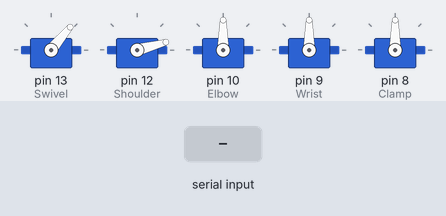
The sketch below on a simulated Arduino Uno, built with avr-gcc and run on an emulated ATmega328P. On the bench: 5 × servo. The inputs (shaded band) are chosen by the test bench.

Above: at 1.2 s.
1.3 s: "1" received over Serial
At 2.5 s:
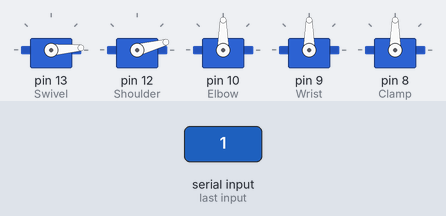
2.8 s: "4" received over Serial
At 3.7 s:
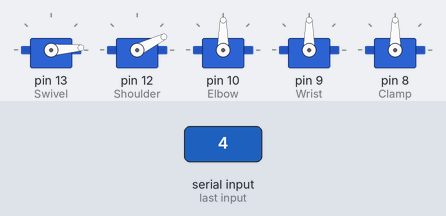
4.3 s: "5" received over Serial
At 4.8 s:
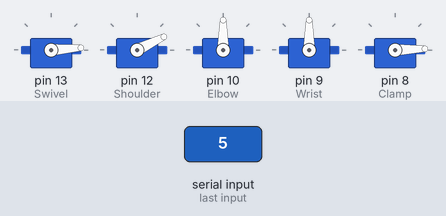
5.8 s: "3" received over Serial
At 7.0 s:
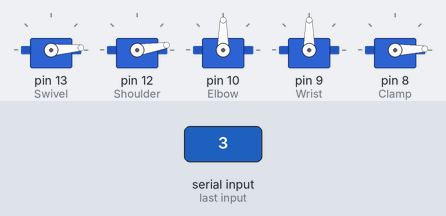
7.3 s: "7" received over Serial
At 8.3 s:
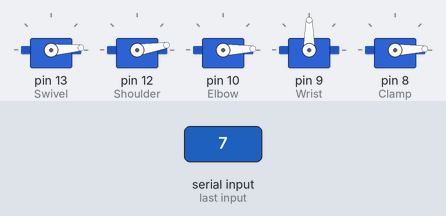
8.8 s: "9" received over Serial
At 9.4 s:
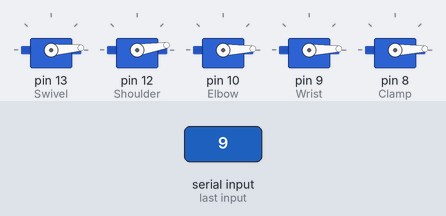
Timing chart, 0 to 11.3 s (numbered marks = the images above; inputs shaded):
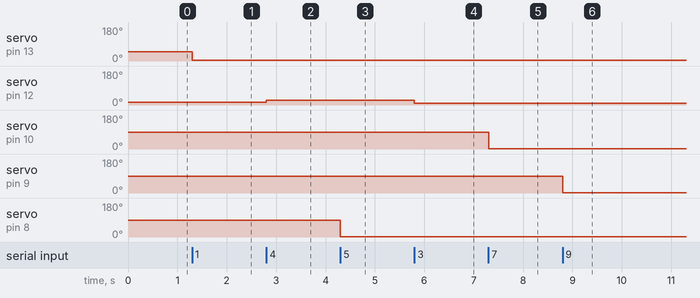

Measured:
- after the input at 1.3 s, servo on pin 13 (Swivel): 50° → 4° at once
- after the input at 2.8 s, servo on pin 12 (Shoulder): 15° → 26° at once
- after the input at 4.3 s, servo on pin 8 (Clamp): 90° → 2° at once
- after the input at 5.8 s, servo on pin 12 (Shoulder): 26° → 9° at once
- after the input at 7.3 s, servo on pin 10 (Elbow): 90° → 2° at once
- after the input at 8.8 s, servo on pin 9 (Wrist): 90° → 2° at once

The sketch:

UPennRobotArd.ino
```cpp
#include <Servo.h>
char val;
// this is a change
int swivelPos = 0;
int shoulderPos = 0;
int elbowPos = 0;
int wristPos = 0;
int clampPos = 0;


Servo Clamp;
Servo Wrist;
Servo Elbow;
Servo Shoulder;
Servo Swivel;

void setup()
{
pinMode(13, OUTPUT);
pinMode(12, OUTPUT);
pinMode(8, OUTPUT);
pinMode(10, OUTPUT);
pinMode(9, OUTPUT);

Serial.begin(9600);

Swivel.attach(13);

Shoulder.attach(12);

Elbow.attach(10);

Wrist.attach(9);

Clamp.attach(8);

Shoulder.write(15);
Swivel.write(50);
}

void loop()
{
if(Serial.available())
{
  val = Serial.read();

  if(val == '1')
  {
  swivelPos+=4;
  Swivel.write(swivelPos);

  }

else if(val == '2')
  {
  swivelPos-=4;
  Swivel.write(swivelPos);

  }

else if(val == '3')
  {
  shoulderPos+=1;
  Shoulder.write(9);

  }

 else if(val == '4')
  {
  shoulderPos-=1;
  Shoulder.write(26);

  }

else if(val == '5')
  {
  clampPos+=2;
  Clamp.write(clampPos);

  }

 else if(val == '6')
  {
  clampPos-=2;
  Clamp.write(clampPos);

  }
 else if(val == '7')
  {
  elbowPos+=2;
  Elbow.write(elbowPos);

  }

 else if(val == '8')
  {
  elbowPos-=2;
  Elbow.write(elbowPos);

  }
   else if(val == '9')
  {
  wristPos+=2;
  Wrist.write(wristPos);

  }

  else if(val == '0')
  {
  wristPos-=2;
  Wrist.write(wristPos);

  }
  else if(val == 'p')
  {

 Swivel.write(0);
  }
  else{
    Shoulder.write(18);
  }

delay(10);


}//end uf Serial.available

}// end loop
```
